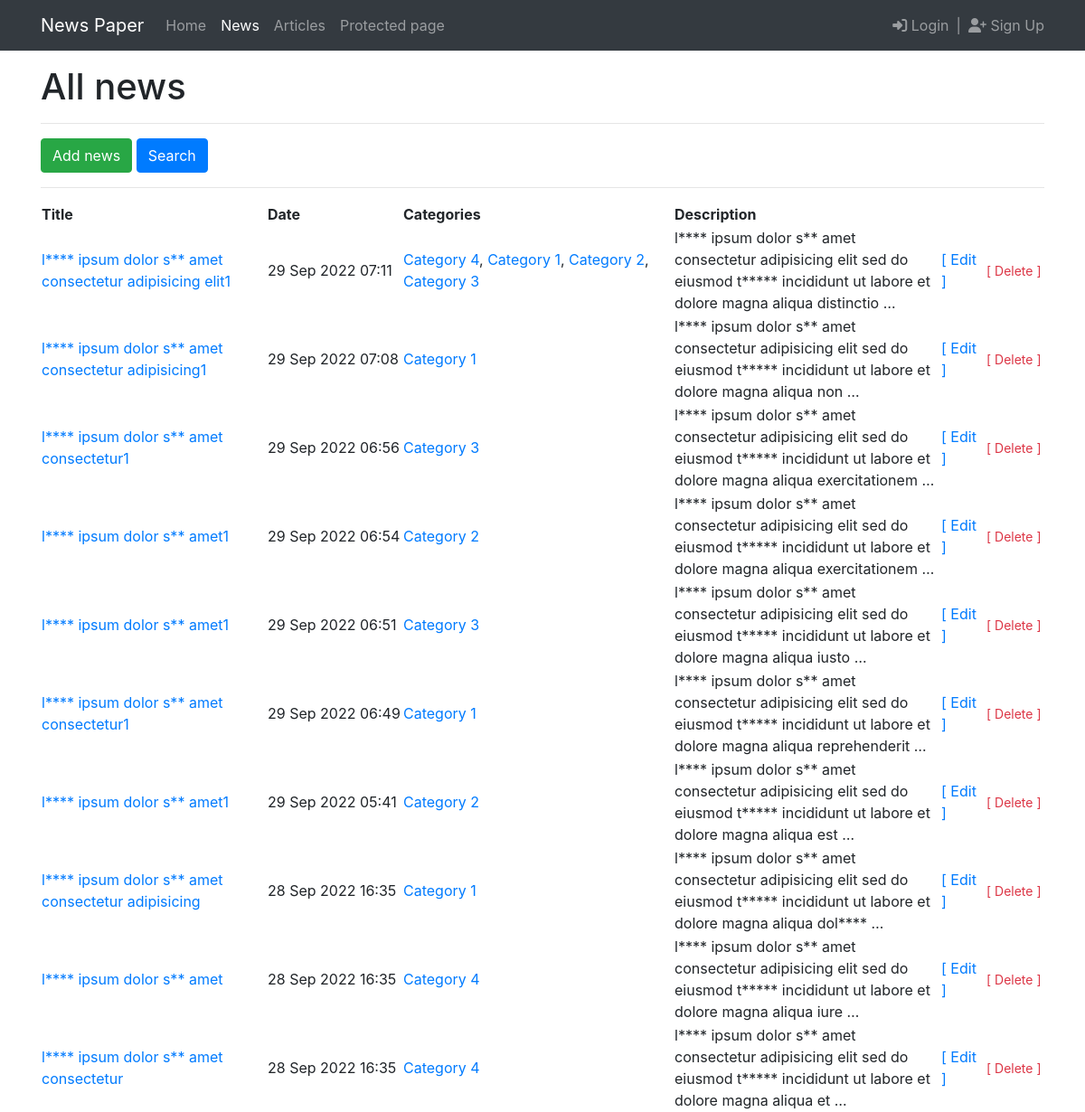
Page /news/ on the committed database.
### news/models.py (models this page shows, shortened)
class Post(models.Model):
    author = models.ForeignKey(Author, on_delete=models.CASCADE)
    type = models.CharField(max_length=8, choices=POST_TYPES, default=article)
    date_created = models.DateTimeField(auto_now=True)
    categories = models.ManyToManyField(Category, through='PostCategory')
    title = models.CharField(max_length=255)
    content = models.TextField()
    rating = models.IntegerField(default=0)

class Category(models.Model):
    name = models.CharField(max_length=255, unique=True)
    subscribers = models.ManyToManyField(User, through='CategorySubscriber')

### news/views.py (the view)
# urls.py: path('news/', NewsList.as_view(), name='news_list'),
class NewsList(ListView):
    model = Post
    ordering = '-date_created'
    template_name = 'news/news_list.html'
    context_object_name = 'news_list'
    queryset = Post.objects.filter(type=news)
    paginate_by = 10
    def get_context_data(self, **kwargs):
        context = super().get_context_data(**kwargs)
        category_id = self.kwargs.get('category')
        context['category'] = None
        context['already_subscribed'] = False
        if category_id:
            user = self.request.user
            category = Category.objects.get(id=category_id)
            context['category'] = category
            if user.is_authenticated:
                context['already_subscribed'] = CategorySubscriber.objects.filter(type=news, category=category, user=user).exists()
        context['filter'] = self.filter
        return context
    def get_queryset(self):
        category_id = self.kwargs.get('category')
        if category_id:
            queryset = Post.objects.filter(type=news, categories=category_id)
        else:
            queryset = super().get_queryset()
        self.filter = PostFilter(self.request.GET, queryset)
        return self.filter.qs

### news/filters.py (called while the page is built)
    def is_applied(self):
        return self.form.is_valid() and any(self.form.cleaned_data.values())

### news/templatetags/custom_filters.py (called while the page is built)
@register.filter(name='censor')
def censor(value):
    if not isinstance(value, str):
        raise ValueError
    for text, censored in CENSORED_WORDS.items():
        value = value.replace(text, censored)
    return value

### templates/news/news_list.html (shortened to what this page needs)
{% extends 'flatpages/default.html' %}
{% load custom_filters %}
{% block content %}
<h1>{% if category %}"{{ category.name }}"{% else %}All{% endif %} news</h1>
<hr>
    {% if category %}
        <a href="{% url 'news_list' %}" class="btn btn-primary">Show all news</a>
        {% if already_subscribed %}
            <a href="{% url 'news_category_unsubscribe' category=category.id %}" class="btn btn-danger float-end">Unsubscribe</a>
        {% else %}
            <a href="{% url 'news_category_subscribe' category=category.id %}" class="btn btn-success float-end">Subscribe</a>
        {% endif %}
    {% else %}
        <a href="{% url 'news_create' %}" class="btn btn-success">Add news</a>
        {% if not filter.is_applied %}
        <a href="{% url 'news_search' %}" class="btn btn-primary float-end">Search</a>
        {% else %}
        <a href="{% url 'news_list' %}" class="btn btn-danger float-end">Reset filter</a>
        {% endif %}
    {% endif %}
<hr>
{% if news_list %}
<table width="100%">
    <tr>
        <th width="250">Title</th>
        <th width="150">Date</th>
        <th width="300">Categories</th>
        <th width="*">Description</th>
        <th width="50"></th>
        <th width="65"></th>
   </tr>
    {% for news in news_list %}
    <tr>
        <td><a href="{% url 'news_detail' pk=news.id %}">{{ news.title|censor }}</a></td>
        <td>{{ news.date_created|date:"d M Y H:i" }}</td>
        <td>
            {% for category in news.categories.all %}
                <a href="{% url 'news_category' category=category.id %}">{{ category.name }}</a>{% if not forloop.last %},{% endif %}
            {% endfor %}
        </td>
        <td>{{ news.content|truncatewords:20|censor }}</td>
        <td><a href="{% url 'news_edit' pk=news.id %}">[ Edit ]</a></td>
        <td><a href="{% url 'news_delete' pk=news.id %}" class="text-danger small">[ Delete ]</a></td>
    </tr>
    {% endfor %}
</table>
{% else %}
   <h2>No news!</h2>
{% endif %}
{% endblock content %}

### rows in the picture
Post: title|censor "l**** ipsum dolor s** amet consectetur adipisicing elit1", date_created "29 Sep 2022 07:11", content|censor "l**** ipsum dolor s** amet consectetur adipisicing elit sed do eiusmod t***** incididunt ut labore et dolore magna aliqua distinctio …"
Category: name "Category 4"
Category: name "Category 1"
Category: name "Category 2"
Category: name "Category 3"
Post: title|censor "l**** ipsum dolor s** amet consectetur adipisicing1", date_created "29 Sep 2022 07:08", content|censor "l**** ipsum dolor s** amet consectetur adipisicing elit sed do eiusmod t***** incididunt ut labore et dolore magna aliqua non …"
Post: title|censor "l**** ipsum dolor s** amet consectetur1", date_created "29 Sep 2022 06:56", content|censor "l**** ipsum dolor s** amet consectetur adipisicing elit sed do eiusmod t***** incididunt ut labore et dolore magna aliqua exercitationem …"
Post: title|censor "l**** ipsum dolor s** amet1", date_created "29 Sep 2022 06:54", content|censor "l**** ipsum dolor s** amet consectetur adipisicing elit sed do eiusmod t***** incididunt ut labore et dolore magna aliqua exercitationem …"
Post: title|censor "l**** ipsum dolor s** amet1", date_created "29 Sep 2022 06:51", content|censor "l**** ipsum dolor s** amet consectetur adipisicing elit sed do eiusmod t***** incididunt ut labore et dolore magna aliqua iusto …"
Post: title|censor "l**** ipsum dolor s** amet consectetur1", date_created "29 Sep 2022 06:49", content|censor "l**** ipsum dolor s** amet consectetur adipisicing elit sed do eiusmod t***** incididunt ut labore et dolore magna aliqua reprehenderit …"
Post: title|censor "l**** ipsum dolor s** amet1", date_created "29 Sep 2022 05:41", content|censor "l**** ipsum dolor s** amet consectetur adipisicing elit sed do eiusmod t***** incididunt ut labore et dolore magna aliqua est …"
Post: title|censor "l**** ipsum dolor s** amet consectetur adipisicing", date_created "28 Sep 2022 16:35", content|censor "l**** ipsum dolor s** amet consectetur adipisicing elit sed do eiusmod t***** incididunt ut labore et dolore magna aliqua dol**** …"
Post: title|censor "l**** ipsum dolor s** amet", date_created "28 Sep 2022 16:35", content|censor "l**** ipsum dolor s** amet consectetur adipisicing elit sed do eiusmod t***** incididunt ut labore et dolore magna aliqua iure …"
Post: title|censor "l**** ipsum dolor s** amet consectetur", date_created "28 Sep 2022 16:35", content|censor "l**** ipsum dolor s** amet consectetur adipisicing elit sed do eiusmod t***** incididunt ut labore et dolore magna aliqua et …"
